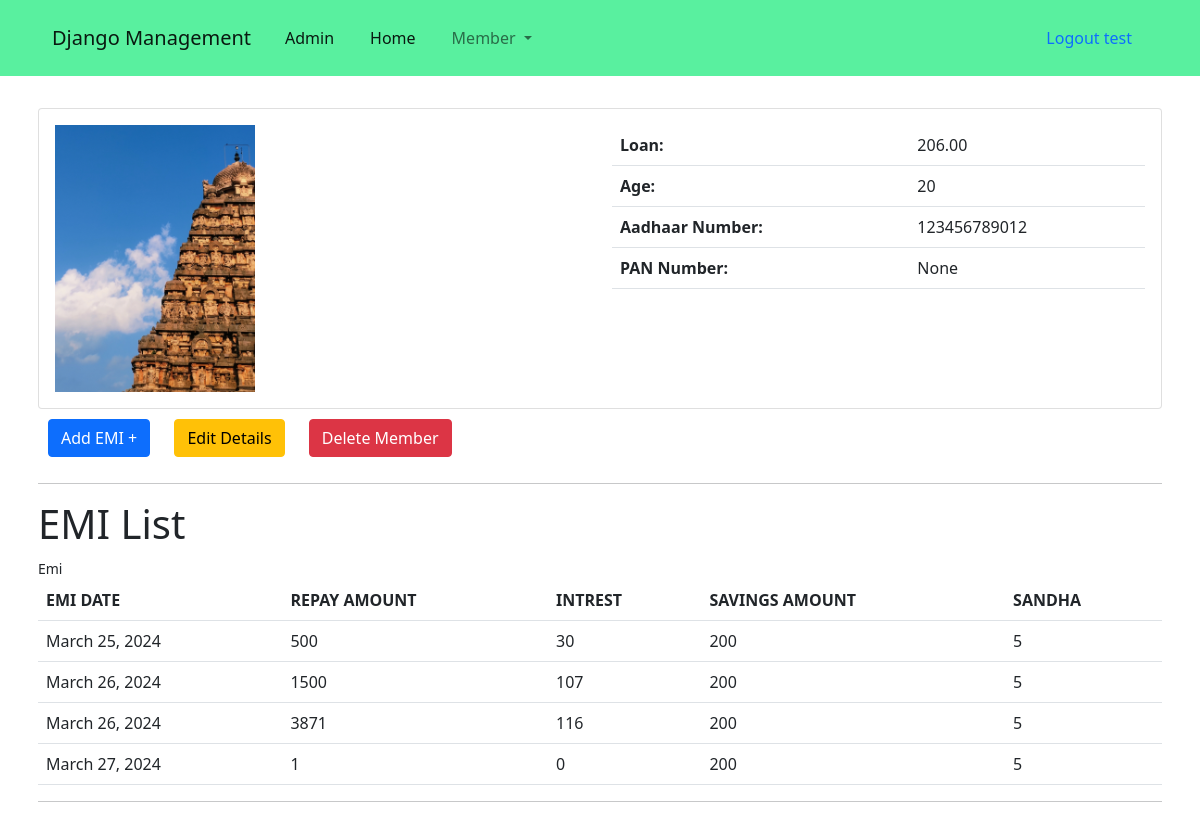
Page /memberdashboard/11 (signed in) on the committed database.
### kuzhuapp/models.py (models this page shows, shortened)
class Member(models.Model):
    Name = models.CharField(max_length=25)
    Age = models.PositiveIntegerField()
    Gaurdian = models.CharField(max_length=25, blank=True, null=True)
    Aadhaarnumber = models.IntegerField(validators=[maxlen],default=00000000000)
    Pannumber = models.CharField(max_length=10, blank=True, null=True)
    Loanamount = models.DecimalField(max_digits=10, decimal_places=2, blank=True, null=True)
    Image = models.ImageField(upload_to="images/",default="images/default.png")
    emis = models.ManyToManyField('Emi')

class Emi(models.Model):
    mem = models.ForeignKey(Member, on_delete=models.CASCADE)
    repay = models.PositiveIntegerField()
    Intrest = models.PositiveIntegerField()
    Savings = models.PositiveIntegerField()
    Sandha = models.PositiveIntegerField()
    mon  = models.DateField(auto_now=True)

### kuzhuapp/views.py (the view)
# urls.py: path('memberdashboard/<id>', views.Memberdashboard, name="Memberdashboard"),
@login_required(login_url="/login/")
def Memberdashboard(request,id):
    if request.user.is_authenticated:
        member = Member.objects.get(id=id)
        emi = Emi.objects.filter(mem_id=member.id)
        return render(request, "kuzhuapp/memberdashboard.html", context={"member":member,"emi":emi})
    else:
        return redirect("login")

### templates/kuzhuapp/memberdashboard.html (shortened to what this page needs)
{% extends 'base.html' %}
{% load static %}
{% load crispy_forms_tags %}
{% block content %}
<br>
<div class="container p-2">
  <div class="card">
    <div class="card-body">
        <div class="row">
            <div class="col-lg-6 col-md-6 col-sm-12 col-12">
                <img src="/media/{{member.Image}}" class="img-fluid" alt="Member Image">
            </div>
            <div class="col-lg-6 col-md-6 col-sm-12 col-12">
                <table class="table">
                    <tbody>
                        <tr>
                            <th>Loan:</th>
                            <td>{{member.Loanamount}}</td>
                        </tr>
                        <tr>
                            <th>Age:</th>
                            <td>{{member.Age}}</td>
                        </tr>
                        <tr>
                            <th>Aadhaar Number:</th>
                            <td>{{member.Aadhaarnumber}}</td>
                        </tr>
                        <tr>
                            <th>PAN Number:</th>
                            <td>{{member.Pannumber}}</td>
                        </tr>
                    </tbody>
                </table>
            </div>
        </div>
    </div>
</div>
    <div>
        <a class="btn btn-primary" href="/addemi/{{member.id}}">Add EMI +</a>
        <a class="btn btn-warning" href="/updatemember/{{member.id}}">Edit Details</a>
        <a class="btn btn-danger" onclick="confirmDelete()" href="/delete/{{member.id}}" id="btndelete">Delete Member</a>
    </div>
    <hr>
    <div class="">
    {% if emi %}
        <h1>EMI List</h1>
        <small>Emi</small>
        <br>
    <table class="table" >
        <tr>
            <th>EMI DATE</th>
            <th>REPAY AMOUNT</th>
            <th>INTREST</th>
            <th>SAVINGS AMOUNT</th>
            <th>SANDHA</th>
        </tr>
    {% for e in emi %}
        <tr>
            <td>{{e.mon}}</td>
            <td>{{e.repay}}</td>
            <td>{{e.Intrest}}</td>
            <td>{{e.Savings}}</td>
            <td>{{e.Sandha}}</td>
        </tr>
    {% endfor %}
    </table>
    <hr>
    {%else%}
    <h1>No EMI Were Found !</h1>
    {% endif %}
    </div>
</div>
{% endblock %}

### templates/base.html (shortened to what this page needs)
<!DOCTYPE html>
{% load static %}
<html lang="en" dir="ltr">
  <head>
    <link href="https://cdn.jsdelivr.net/npm/bootstrap@5.0.2/dist/css/bootstrap.min.css" rel="stylesheet">
    <link rel="stylesheet" href="{% static 'style.css' %}">
  </head>
  <body>
    <nav class="navbar navbar-expand-lg navbar-light" style="background-color: #59f09f;">
  <div class="container">
    <a class="navbar-brand" href="#">Django Management</a>
    <div class="collapse navbar-collapse" id="navbarSupportedContent">
      <ul class="navbar-nav me-auto mb-2 mb-lg-0">
        <li class="nav-item">
          <a class="nav-link active" aria-current="page" href="/admin/">Admin</a>
        </li>
        <li class="nav-item">
          <a class="nav-link active" aria-current="page" href="/">Home</a>
        </li>
        <li class="nav-item dropdown">
          <a class="nav-link dropdown-toggle" href="#" id="navbarDropdown" role="button" data-bs-toggle="dropdown" aria-expanded="false">
            Member
          </a>
        </li>
      </ul>
      {% if request.user.is_authenticated %}
        <a class="nav-link active" aria-current="page" href="/logout/">Logout {{request.user.username}}</a>
      {% endif %}
    </div>
  </div>
</nav>
    {% block content %}
    {% endblock %}
  </body>
</html>

### templates/kuzhuapp/memberdashboard.html (style rules this page uses)
a { margin:10px; }
img { height:200px; width:200px; }

### rows in the picture
Member: Image (picture), Loanamount "206.00", Age "20", Aadhaarnumber "123456789012", Pannumber "None"
Emi: mon "March 25, 2024", repay "500", Intrest "30", Savings "200", Sandha "5"
Emi: mon "March 26, 2024", repay "1500", Intrest "107", Savings "200", Sandha "5"
Emi: mon "March 26, 2024", repay "3871", Intrest "116", Savings "200", Sandha "5"
Emi: mon "March 27, 2024", repay "1", Intrest "0", Savings "200", Sandha "5"

### other values in the picture
{{ request.user.username }} "test"
